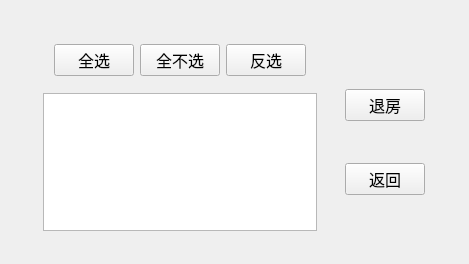
<?xml version="1.0" encoding="UTF-8"?>
<ui version="4.0">
 <class>CheckOutDialog</class>
 <widget class="QDialog" name="CheckOutDialog">
  <property name="geometry">
   <rect>
    <x>0</x>
    <y>0</y>
    <width>469</width>
    <height>264</height>
   </rect>
  </property>
  <property name="minimumSize">
   <size>
    <width>469</width>
    <height>264</height>
   </size>
  </property>
  <property name="windowTitle">
   <string>CheckOutDialog</string>
  </property>
  <layout class="QGridLayout" name="gridLayout">
   <item row="0" column="0">
    <spacer name="leftSpcaer">
     <property name="orientation">
      <enum>Qt::Horizontal</enum>
     </property>
     <property name="sizeHint" stdset="0">
      <size>
       <width>21</width>
       <height>20</height>
      </size>
     </property>
    </spacer>
   </item>
   <item row="0" column="1">
    <widget class="QWidget" name="centralWidget" native="true">
     <layout class="QHBoxLayout" name="horizontalLayout">
      <item>
       <widget class="QWidget" name="roomPanel" native="true">
        <layout class="QVBoxLayout" name="verticalLayout_2">
         <item>
          <widget class="QWidget" name="selectButton" native="true">
           <layout class="QHBoxLayout" name="horizontalLayout_2">
            <item>
             <widget class="QPushButton" name="selectAll">
              <property name="font">
               <font>
                <family>宋体</family>
                <pointsize>12</pointsize>
               </font>
              </property>
              <property name="text">
               <string>全选</string>
              </property>
              <property name="autoDefault">
               <bool>false</bool>
              </property>
             </widget>
            </item>
            <item>
             <widget class="QPushButton" name="selectNone">
              <property name="font">
               <font>
                <family>宋体</family>
                <pointsize>12</pointsize>
               </font>
              </property>
              <property name="text">
               <string>全不选</string>
              </property>
              <property name="autoDefault">
               <bool>false</bool>
              </property>
             </widget>
            </item>
            <item>
             <widget class="QPushButton" name="selectReverse">
              <property name="font">
               <font>
                <family>宋体</family>
                <pointsize>12</pointsize>
               </font>
              </property>
              <property name="text">
               <string>反选</string>
              </property>
              <property name="autoDefault">
               <bool>false</bool>
              </property>
             </widget>
            </item>
           </layout>
          </widget>
         </item>
         <item>
          <widget class="QListWidget" name="customerList">
           <property name="font">
            <font>
             <family>宋体</family>
             <pointsize>12</pointsize>
            </font>
           </property>
          </widget>
         </item>
        </layout>
       </widget>
      </item>
      <item>
       <widget class="QWidget" name="buttonPanel" native="true">
        <layout class="QVBoxLayout" name="verticalLayout">
         <item>
          <spacer name="upSpacer">
           <property name="orientation">
            <enum>Qt::Vertical</enum>
           </property>
           <property name="sizeType">
            <enum>QSizePolicy::Fixed</enum>
           </property>
           <property name="sizeHint" stdset="0">
            <size>
             <width>20</width>
             <height>20</height>
            </size>
           </property>
          </spacer>
         </item>
         <item>
          <widget class="QPushButton" name="checkOutButton">
           <property name="font">
            <font>
             <family>宋体</family>
             <pointsize>12</pointsize>
            </font>
           </property>
           <property name="text">
            <string>退房</string>
           </property>
           <property name="autoDefault">
            <bool>false</bool>
           </property>
          </widget>
         </item>
         <item>
          <widget class="QPushButton" name="returnButton">
           <property name="font">
            <font>
             <family>宋体</family>
             <pointsize>12</pointsize>
            </font>
           </property>
           <property name="text">
            <string>返回</string>
           </property>
           <property name="autoDefault">
            <bool>false</bool>
           </property>
           <property name="default">
            <bool>false</bool>
           </property>
          </widget>
         </item>
        </layout>
       </widget>
      </item>
     </layout>
    </widget>
   </item>
   <item row="0" column="2">
    <spacer name="rightSpacer">
     <property name="orientation">
      <enum>Qt::Horizontal</enum>
     </property>
     <property name="sizeHint" stdset="0">
      <size>
       <width>22</width>
       <height>20</height>
      </size>
     </property>
    </spacer>
   </item>
  </layout>
 </widget>
 <layoutdefault spacing="6" margin="11"/>
 <resources/>
 <connections/>
</ui>
